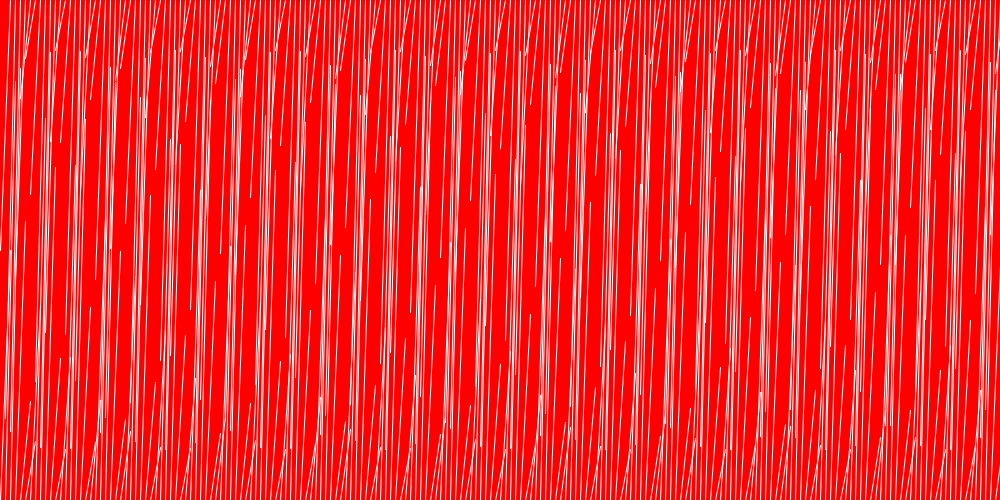
Frame 1 (no input)
Frame 60 (the mouse pressed at the canvas centre just before this capture): identical to frame 1, image omitted
Frame 120 (the mouse held since frame 60 and released just before this capture): identical to frame 1, image omitted

The Processing sketch that drew this single still picture (run headless with seeded random() and noise(); from frame 60 on, the mouse is pressed at the canvas centre):

// Processing sketch: wk_09_oscillation
// ── wk_09_oscillation.pde
float x[] = new float[100];
//float amplitude;   //wave amplitude
//float rate;
//float diameter;
//float radius = diameter/2;
//int w;
//float g;

//void setup() {
//  size(1000, 500);
//  noStroke();
//  amplitude = 200;
//  fill(255);
//  rect(0, 0, width, height);
//  frameRate(10);
//}

//void draw() {
//  fill(255, 10);
//  rect(0, 0, width, height);
//  fill(random(255, 200), 0, 0);
//  diameter = random(1, 4);
//  translate(0, height/2);
//  for (int i = 0; i < x.length; i++) {
//    //x[i] = x+1;
//    //for (float x = radius; x <= width-radius; x += diameter*1.5) {
//    float angle = -x[i]*0.01; 
//    //x[i] =x++;
//    w= 100;
//    w= w-1;
//    float yPos = amplitude*sin(rate + angle);
//    float xPos = map(i, 0, x.length, 100, width-w);
//    //float yPos = map(i,0,amplitude*sin(rate + angle), 100, height-100);
//    ellipse(xPos, yPos, diameter, diameter);
//  }
//  rate = rate+0.1;
//}



////another option


float top;
int he =0;

void setup() {
  size(1000, 500);
}

void draw() {
  background(255, 0, 0);

  stroke(255); 
  for (int i=0; i<200; i+=1) {
    //https://processing.org/reference/sin_.html
    float w = width/200;
    top = 200*sin(i);
    //link sin to the height of lines
    //uses sin to in some ways map the tops of the lines
    line(i*w+10, 0, i*w, height/2+top);
    line(i*w, height, i*w+10, height/2-top); 
    //distribute the liens along the y azis using 'w'
    //by cutting the lines by their height, it creates an equal distribution on either end of the y axis
  }
  he++;
}
